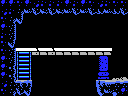

This game map was drawn from its Tiled (.tmx) file and the tilesets committed beside it. A one-line description and the full map source follow:
An orthogonal 16x12 tile map with 8x8 px tiles, 1 tile layer (Tile Layer 1) and 8 objects (big-item, item, 4x4-item, door-left, breakable-up, ...).

<map version="1.0" orientation="orthogonal" renderorder="right-down" width="16" height="12" tilewidth="8" tileheight="8" nextobjectid="28">
 <properties>
  <property name="down" value="hole" />
  <property name="right" value="hole" />
 </properties>
 <tileset firstgid="1" name="tiles" tilewidth="8" tileheight="8" tilecount="256" columns="16">
  <image source="tiles.png" width="128" height="128" />
 </tileset>
 <layer name="Tile Layer 1" width="16" height="12">
  <data encoding="csv">
124,124,122,124,244,123,123,123,124,123,124,122,244,123,122,122,
244,123,201,131,130,132,130,132,131,130,131,130,133,131,133,130,
122,201,134,1,1,1,1,1,1,1,1,1,1,1,1,1,
124,252,1,1,1,1,1,1,1,1,1,1,1,1,1,1,
123,252,1,1,1,1,1,1,1,1,1,1,1,1,1,1,
122,134,1,1,1,1,1,1,1,1,1,1,1,1,1,1,
122,252,105,106,143,144,143,144,144,144,144,144,144,144,1,1,
124,252,249,168,1,1,1,1,1,1,1,1,203,204,1,1,
124,126,249,168,1,1,1,1,1,1,1,1,219,220,1,1,
124,126,249,168,1,1,1,1,1,1,1,1,235,236,97,98,
244,217,115,118,1,1,1,1,1,1,1,1,113,117,116,116,
122,201,130,134,1,1,1,1,1,1,1,1,129,131,202,124
</data>
 </layer>
 <objectgroup name="objects">
  <object id="14" type="big-item" x="48" y="24" width="32" height="24" />
  <object id="15" type="item" x="56" y="32" width="16" height="16" />
  <object id="16" type="4x4-item" x="48" y="16" width="32" height="32" />
  <object id="17" type="door-left" x="0" y="56" width="16" height="24" />
  <object id="19" type="breakable-up" x="48" y="0" width="32" height="16" />
  <object id="24" type="breakable-left" x="0" y="48" width="16" height="32" />
  <object id="26" type="door-up" x="48" y="0" width="32" height="16" />
  <object id="27" type="sentinel" x="80" y="16" width="32" height="32" />
 </objectgroup>
</map>
